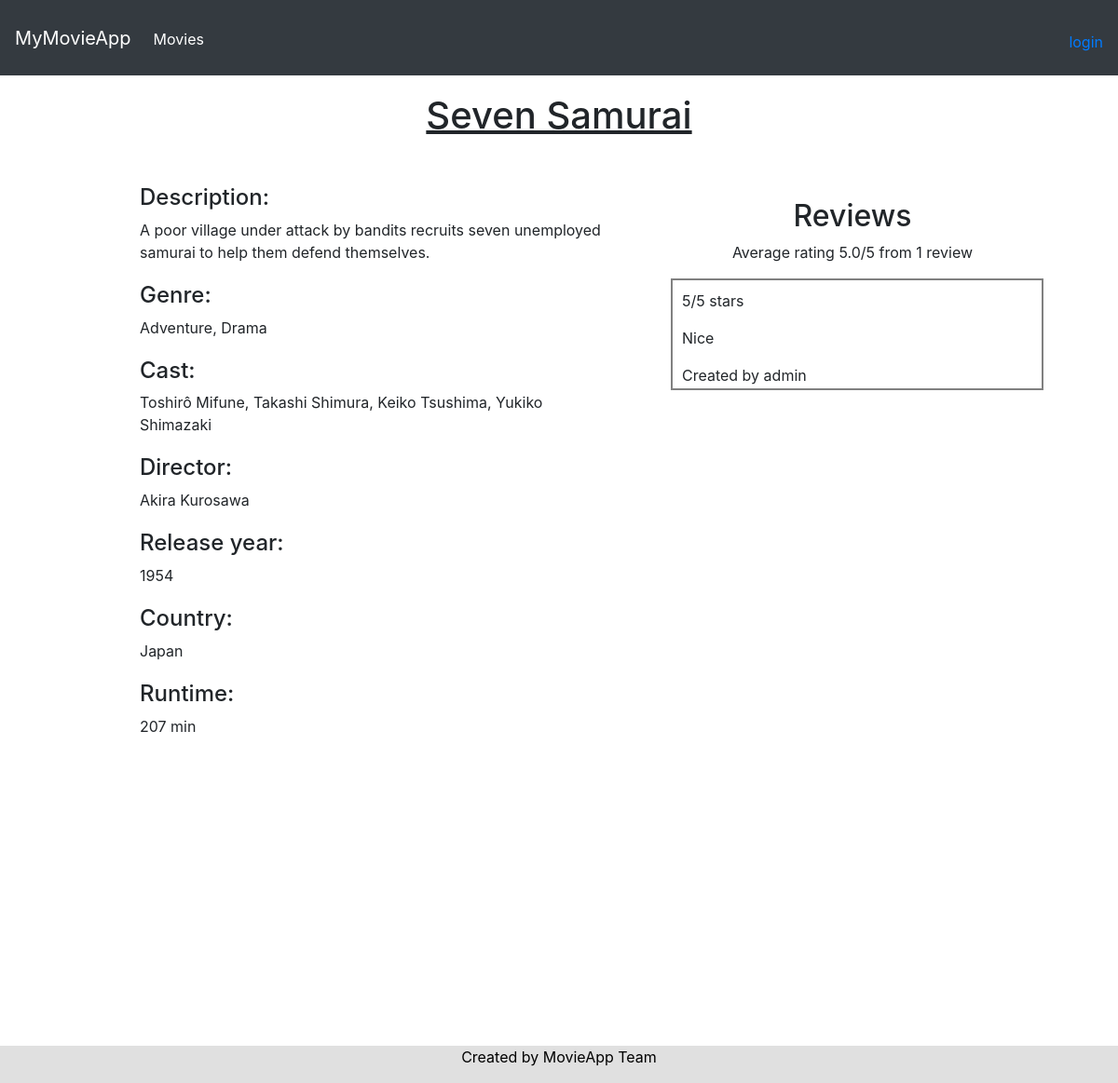
The page /movies/7 on the database its author committed.
### myMovieApp/models.py (models this page shows, shortened)
class Movie(models.Model):
    name = models.CharField(max_length=50)
    release = models.IntegerField()
    genre = models.CharField(max_length=50)
    description = models.CharField(max_length=1000)
    cast = models.CharField(max_length=1000)
    trailer = models.CharField(max_length=500)
    director = models.CharField(max_length=200)
    country = models.CharField(max_length=100)
    duration = models.CharField(max_length=50)
    def averageRating(self):
        reviewCount = self.review_set.count()
        if not reviewCount:
            return 0
        else:
            ratingSum = sum([float(review.rating) for review in self.review_set.all()])
            return ratingSum / reviewCount

class Review(models.Model):
    movie = models.ForeignKey(Movie,on_delete=models.CASCADE)
    user = models.ForeignKey(User, on_delete=models.CASCADE)
    rating = models.IntegerField(null=False, default = 1, validators=[MinValueValidator(1), MaxValueValidator(5)])
    description = models.CharField(max_length=4000)

### myMovieApp/views.py (the view)
# urls.py: path('movies/<int:pk>', movie_view.as_view(), name='movie_detail'),
class movie_view(DetailView):
    model = Movie
    template_name = 'myMovieApp/movie_detail.html'
    def get_context_data(self, **kwargs):
        context = super(movie_view, self).get_context_data(**kwargs)
        return context

### myMovieApp/templates/myMovieApp/movie_detail.html (shortened to what this page needs)
{% extends "myMovieApp/base.html" %}
{% block content %}
<link rel="stylesheet" href="https://cdnjs.cloudflare.com/ajax/libs/font-awesome/4.7.0/css/font-awesome.min.css">
<span vocab="http://schema.org/" typeof="Movie">
<div style="margin-bottom: 40%">
<h1 align="center" style="margin-bottom: 50px; margin-left: 0px">
    <u><span property="name">{{ movie.name }}</span></u>
</h1>
<h4 align="left" style="margin-left: 150px; margin-top: 20px">Description:</h4>
<div align="left">
<p style="text-align: left; width: 500px; margin-left: 150px;">
     <span property="description">
    {{ movie.description }} <br/>
    </span>
</p>
</div>
<h4 align="left" style="margin-left: 150px; margin-top: 20px">Genre:</h4>
<div align="left">
<p style="text-align: left; width: 500px; margin-left: 150px;">
    <span property="genre">
    {{ movie.genre }} <br/>
    </span>
</p>
</div>
<h4 align="left" style="margin-left: 150px; margin-top: 20px">Cast:</h4>
<div align="left">
<p style="text-align: left; width: 500px; margin-left: 150px;">
    <span property="actor">
    {{ movie.cast }} <br/>
    </span>
</p>
</div>
<h4 align="left" style="margin-left: 150px; margin-top: 20px">Director:</h4>
<div align="left">
<p style="text-align: left; width: 500px; margin-left: 150px;">
     <span property="director">
    {{ movie.director }} <br/>
    </span>
</p>
</div>
<h4 align="left" style="margin-left: 150px; margin-top: 20px">Release year:</h4>
<div align="left">
<p style="text-align: left; width: 500px; margin-left: 150px;">
    {{ movie.release }} <br/>
</p>
<h4 align="left" style="margin-left: 150px; margin-top: 20px">Country:</h4>
<div align="left">
<p style="text-align: left; width: 500px; margin-left: 150px;">
     <span property="countryOfOrigin">
    {{ movie.country }} <br/>
    </span>
</p>
</div>
<h4 align="left" style="margin-left: 150px; margin-top: 20px">Runtime:</h4>
<div align="left">
<p style="text-align: left; width: 500px; margin-left: 150px;">
     <span property="duration">
    {{ movie.duration }} <br/>
    </span>
</p>
</div>
<div style="margin-left: 150px; margin-top: 50px">
<iframe width="560" height="315" src={{movie.trailer}} frameborder="0" allow="accelerometer; autoplay; encrypted-media; gyroscope; picture-in-picture" allowfullscreen></iframe>
</div>
</div>
<div style="margin-bottom: 200px">
<h2 style="margin-top: -950px; margin-left: 630px">Reviews</h2>
{% if movie.review_set.all|length > 0 %}
<span rel="aggregateRating">
    <p style="margin-left: 630px"typeof="AggregateRating">
        Average rating <span property="ratingValue">{{ movie.averageRating|stringformat:".1f" }}</span>/5
        {% with movie.review_set.all|length as reviewCount %}
        from <span property="reviewCount">{{ reviewCount }}</span> review{{ reviewCount|pluralize }}
        {% endwith %}
    </p>
</span>
<ul rel="review">
    {% for review in movie.review_set.all %}
        <li style="list-style-type:none; border:2px solid grey; width: 400px; height: 120px; text-align: left; margin-left: 600px" typeof="Review">
          <div style="margin-left: 10px; margin-top: 10px">
            <p rel="reviewRating" typeof="Rating">
                <span property="ratingValue">{{ review.rating }}</span>/5 stars
            </p>
            <p property="description">{% if review.description %}{{ review.description }}{% endif %}</p>
            <p>Created by <span property="author">{{ review.user }}</p>
          </div>
        </li>
    {% endfor %}
</ul>
{% endif %}
</div>
</span>
{% endblock %}

### rows shown on the page
Movie: name "Seven Samurai", description "A poor village under attack by bandits recruits seven unemployed samurai to help them defend themselves.", genre "Adventure, Drama", cast "Toshirô Mifune, Takashi Shimura, Keiko Tsushima, Yukiko Shimazaki", director "Akira Kurosawa", release "1954", country "Japan", duration "207 min", averageRating "5.0"
Review: rating "5", description "Nice", user "admin"

### other values the page prints
{{ reviewCount }} "1"
